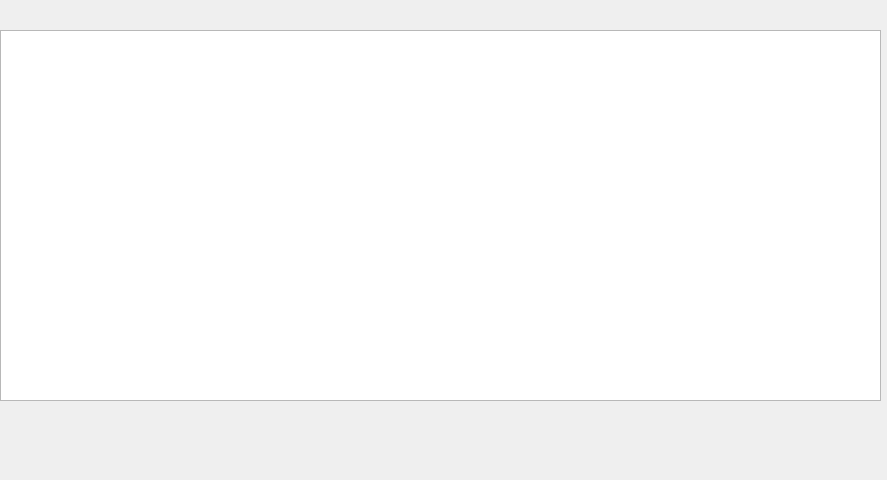
<?xml version="1.0" encoding="UTF-8"?>
<ui version="4.0">
 <class>Form</class>
 <widget class="QWidget" name="Form">
  <property name="geometry">
   <rect>
    <x>0</x>
    <y>0</y>
    <width>887</width>
    <height>480</height>
   </rect>
  </property>
  <property name="minimumSize">
   <size>
    <width>640</width>
    <height>480</height>
   </size>
  </property>
  <property name="windowTitle">
   <string>Form</string>
  </property>
  <widget class="QWidget" name="gridLayoutWidget">
   <property name="geometry">
    <rect>
     <x>0</x>
     <y>30</y>
     <width>881</width>
     <height>371</height>
    </rect>
   </property>
   <layout class="QGridLayout" name="gridLayout">
    <item row="0" column="0">
     <widget class="QTableView" name="tableView"/>
    </item>
   </layout>
  </widget>
 </widget>
 <resources/>
 <connections/>
</ui>
